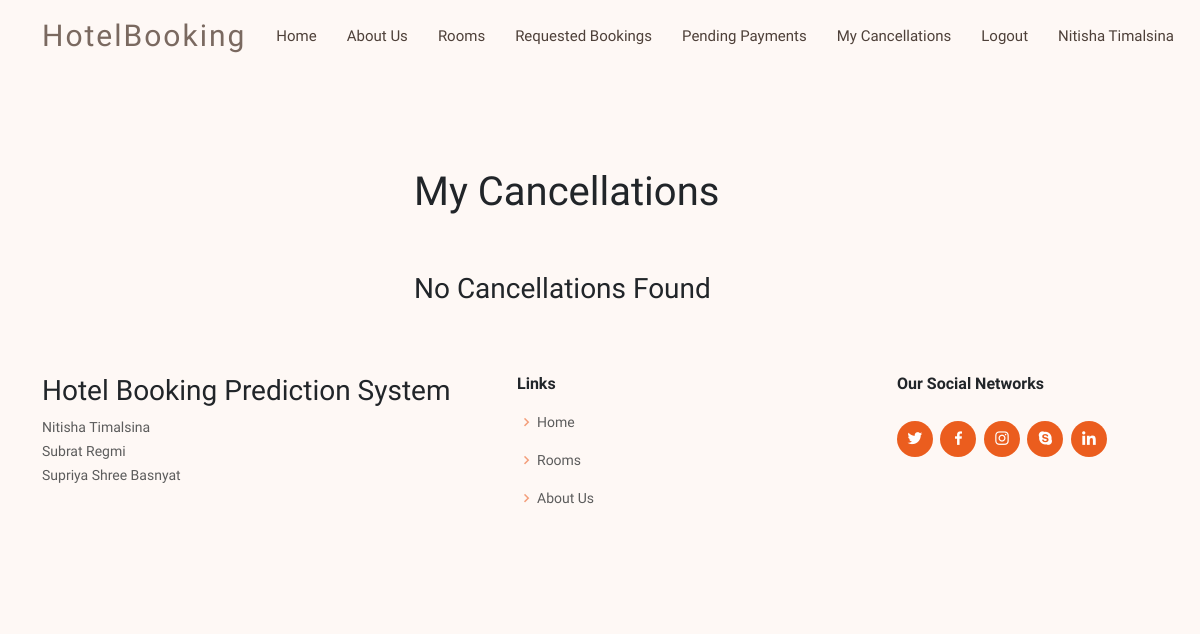
The app's page /my_cancellations/ (signed in), older data.
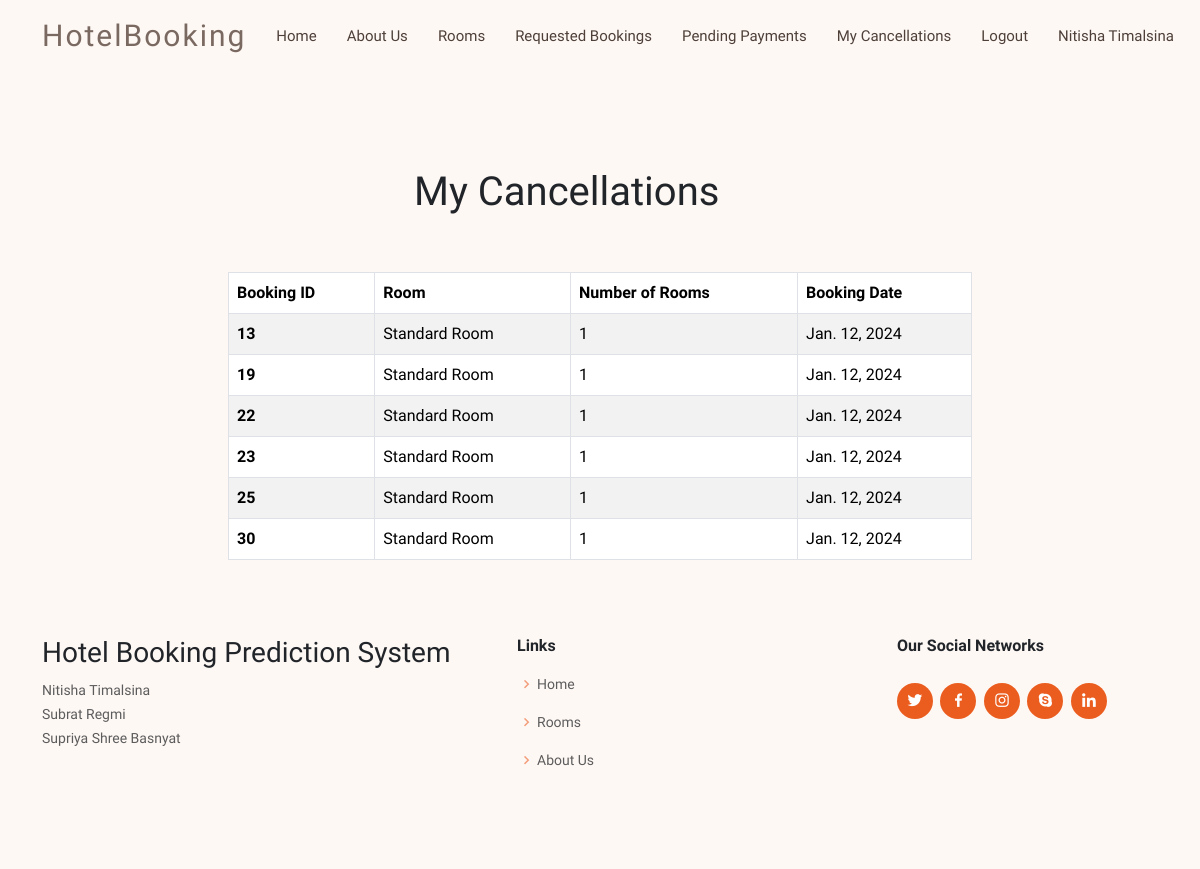
The same page, newer data.
### shared/models.py (models this page shows, shortened)
class Booking(models.Model):
    MealPlan = (
        ('Not Selected', 'None'),
        ('Meal Plan 1', 'Dinner'),
        ('Meal Plan 2', 'Dinner and Breakfast'),
        ('Meal Plan 3', 'Dinner, Breakfast, and Lunch'),
    )
    Branch = (
        ('Branch 1', 'Portugal'),
        ('Branch 2', 'Barcelona'),
        ('Branch 3', 'Lisbon'),
        ('Branch 4', 'Seville'),
        ('Branch 5', 'Valencia'),
    )
    CheckedInStatus = (
        ('True','Checked In'),
        ('False','Not Checked In'),
    )
    room = models.ForeignKey(Room, on_delete=models.CASCADE)
    customer = models.ForeignKey(CustomUser, on_delete=models.CASCADE)
    no_of_rooms = models.PositiveIntegerField(default=1)
    no_of_adults = models.PositiveIntegerField(default = 1)
    no_of_children = models.IntegerField(default = 0)
    checkin_date = models.DateField(default = datetime.now().date())
    checkin_month = models.IntegerField(null = True)
    checkin_day = models.IntegerField(null = True)
    checkout_date = models.DateField(default = datetime.now().date() + timedelta(days=1))
    booking_date = models.DateField(default = datetime.now().date())
    no_of_days = models.IntegerField(blank = True, null = True)
    weeknights = models.IntegerField(null = True)
    weekend_nights = models.IntegerField(null = True)
    lead_time = models.IntegerField(blank = True, null = True)
    meal_plan = models.CharField(max_length=255, choices = MealPlan, default = 'None')
    car_parking = models.BooleanField(default = False)
    branch = models.CharField(max_length=255, choices=Branch, default ='Branch 1')
    children_meal = models.BooleanField(default = False, null = True)
    city_map = models.BooleanField(default = False, null = True)
    tour_guide = models.BooleanField(default = False, null = True)
    airport_pickup = models.BooleanField(default = False, null = True)
    wheelchair = models.BooleanField(default = False, null = True)
    no_of_special_requests = models.IntegerField(null = True)
    dynamic_price = models.DecimalField(max_digits = 10, decimal_places = 2, null = True)
    status = models.BooleanField(null = True)
    advance = models.DecimalField(max_digits = 10, decimal_places = 2, null = True)
    processed = models.BooleanField(default = False)
    paid = models.BooleanField(default = False)
    checked_in_status = models.BooleanField(default = None, null = True)
    prediction_status = models.BooleanField(default = None, null = True)
    stripe_checkout_id = models.CharField(max_length = 500, null = True)

class Room(models.Model):
    name = models.CharField(max_length=50)
    price = models.DecimalField(max_digits=5, default = 0, decimal_places=2)
    description = models.CharField(max_length=250, blank = True, null = True)
    image = models.ImageField(upload_to = 'uploads/rooms', null=True)
    max_capacity = models.PositiveIntegerField(null = True)

### customer/views.py (the view)
# urls.py: path('my_cancellations/', views.my_cancellations, name = 'my_cancellations'),
@login_required(login_url="login_user")
def my_cancellations(request):
    customer = request.user
    cancellations = Booking.objects.filter(customer = customer, status = False)
    return render(request, 'customer/my_cancellations.html', {'cancellations':cancellations})

### customer/templates/customer/my_cancellations.html
{% extends "customer/base.html" %}
{% block content %}
<br/><br/>
<div class = 'container'>
<div class = 'col-md-8 offset-md-2'>
    <br/><br/>
    <h1 class = 'col-md-6 offset-md-3'>My Cancellations</h1>
    <br/><br/>
    {% if cancellations %}
    <table class="table table-striped table-bordered">
    <thead>
      <tr>
        <th scope="col">Booking ID</th>
        <th scope="col">Room</th>
        <th scope="col">Number of Rooms</th>
        <th scope="col">Booking Date</th>
      </tr>
    </thead>
    <tbody>
        {% for cancellation in  cancellations  %}
      <tr>
        <th scope="row">{{cancellation.id}}</th>
        <td>{{cancellation.room.name}}</td>
        <td>{{cancellation.no_of_rooms}}</td>
        <td>{{cancellation.booking_date}}</td>
      </tr>
      {% endfor %}
    </tbody>
  </table>
  {% else %}
  <h3 class = 'col-md-6 offset-md-3'>No Cancellations Found</h3>
  {% endif %}
</div>
</div>
{% endblock content %}

Row changes from the older to the newer data that the page shows:
now on this page (row edited): Booking: id "13", room.name "Standard Room", no_of_rooms "1", booking_date "Jan. 12, 2024"
now on this page (row edited): Booking: id "19", room.name "Standard Room", no_of_rooms "1", booking_date "Jan. 12, 2024"
now on this page (row edited): Booking: id "22", room.name "Standard Room", no_of_rooms "1", booking_date "Jan. 12, 2024"
now on this page (row edited): Booking: id "23", room.name "Standard Room", no_of_rooms "1", booking_date "Jan. 12, 2024"
now on this page (row edited): Booking: id "25", room.name "Standard Room", no_of_rooms "1", booking_date "Jan. 12, 2024"
added Booking: id "30", room.name "Standard Room", no_of_rooms "1", booking_date "Jan. 12, 2024"
Text that changed along with them:
text no longer shown: "No Cancellations Found"
text now shown: "Booking ID Room Number of Rooms Booking Date"
